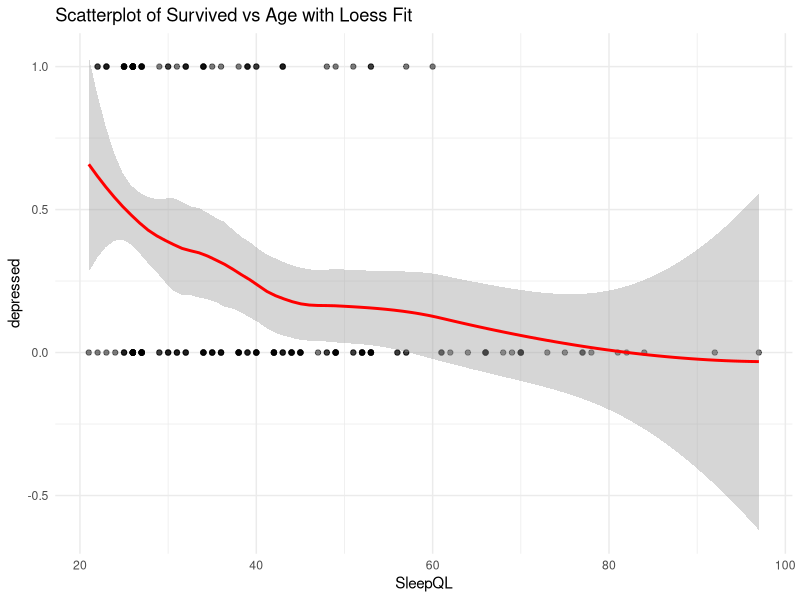
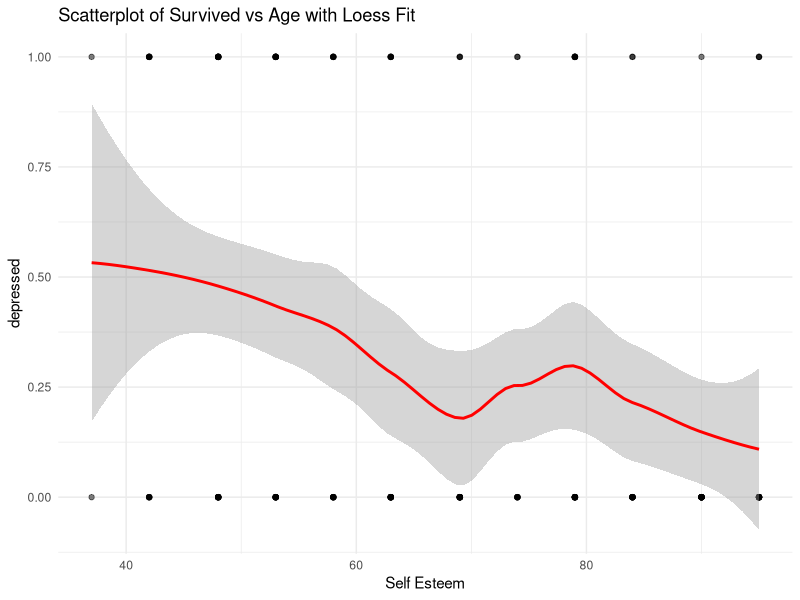
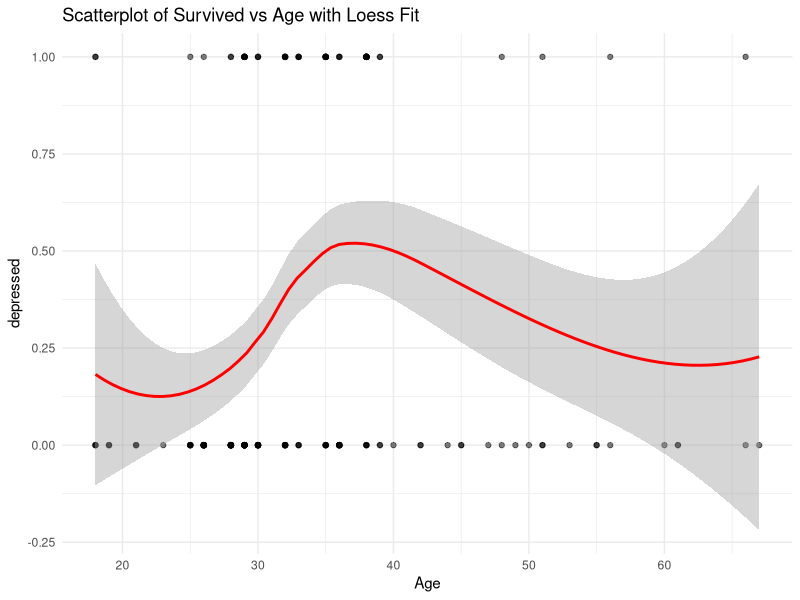

These figures' R source, in order:
#Installing the packages if needed
pkgs <- c("readxl","ggplot2","tidyr","dplyr", "broom")
options(repos = c(CRAN = "https://cloud.r-project.org"))
to_get <- pkgs[!pkgs %in% rownames(installed.packages())]
if (length(to_get)) install.packages(to_get, dependencies = TRUE)

library(readxl)
library(dplyr)
library(ggplot2)
library(broom)


##### Exercise 1 ########

setwd("C:/Users/cdahl/OneDrive - Aalborg Universitet/Undervisning/statistics/Medicinsk Statistik/Lecture 10 Logistic regression")
# Import the dataset
data <- read_excel("depressed.xlsx")

# Create a cross-tabulation with totals
contingency_table <- addmargins(table(data$depressed, data$gender))
print(contingency_table)

# Calculate expected values
chi_square_test <- chisq.test(table(data$depressed, data$gender))
expected_values <- chi_square_test$expected
expected_table <- addmargins(expected_values)
print(expected_table)

# Perform the chi-square test
chi_square_test <- chisq.test(contingency_table)
print(chi_square_test)



######## Exercise 2 ##########

# Create the scatterplot with a loess fit
ggplot(data, aes(x = sleep, y = depressed)) +
  geom_point(alpha = 0.5) +  # Add scatter points
  geom_smooth(method = "loess", span = 0.6, color = "red") +  # Add loess fit
  labs(title = "Scatterplot of Survived vs Age with Loess Fit", x = "SleepQL", y = "depressed") +
  theme_minimal()

# Create the scatterplot with a loess fit
ggplot(data, aes(x = selfest, y = depressed)) +
  geom_point(alpha = 0.5) +  # Add scatter points
  geom_smooth(method = "loess", span = 0.6, color = "red") +  # Add loess fit
  labs(title = "Scatterplot of Survived vs Age with Loess Fit", x = "Self Esteem", y = "depressed") +
  theme_minimal()

# Create the scatterplot with a loess fit
ggplot(data, aes(x = age, y = depressed)) +
  geom_point(alpha = 0.5) +  # Add scatter points
  geom_smooth(method = "loess", span = 0.9, color = "red") +  # Add loess fit
  labs(title = "Scatterplot of Survived vs Age with Loess Fit", x = "Age", y = "depressed") +
  theme_minimal()


###### deining catagorical factors and reference catagories #########

# Convert 'depressed' and 'gender' to factors adds labels and reference catagory
data$depressed <- relevel(as.factor(data$depressed), levels = c(0, 1), labels = c("No", "Yes"), ref = "0")
data$gender    <- relevel(as.factor(data$gender),    levels = c(0, 1), labels = c("Male", "Female"), ref = "0")


# Fit a simple logistic regression model
logistic_model <- glm(depressed ~ gender, data = data, family = binomial)
summary(logistic_model)

# Get the odds ratio
odds_ratio <- exp(coef(logistic_model))
# Get the 95% confidence intervals for the odds ratio
conf_int <- exp(confint(logistic_model))
# Combine the results into a data frame
results <- data.frame(
  Term = names(odds_ratio),
  Odds_Ratio = odds_ratio,
  `2.5 %` = conf_int[, 1],
  `97.5 %` = conf_int[, 2])
print(results)


#### Exercise 4 ####

# Fit a simple logistic regression model
logistic_model <- glm(depressed ~ sleep + gender + selfest + age, data = data, family = binomial)
summary(logistic_model)

# Get the odds ratio
odds_ratio <- exp(coef(logistic_model))
# Get the 95% confidence intervals for the odds ratio
conf_int <- exp(confint(logistic_model))
# Combine the results into a data frame
results <- data.frame(
  Term = names(odds_ratio),
  Odds_Ratio = odds_ratio,
  `2.5 %` = conf_int[, 1],
  `97.5 %` = conf_int[, 2])
print(results)
